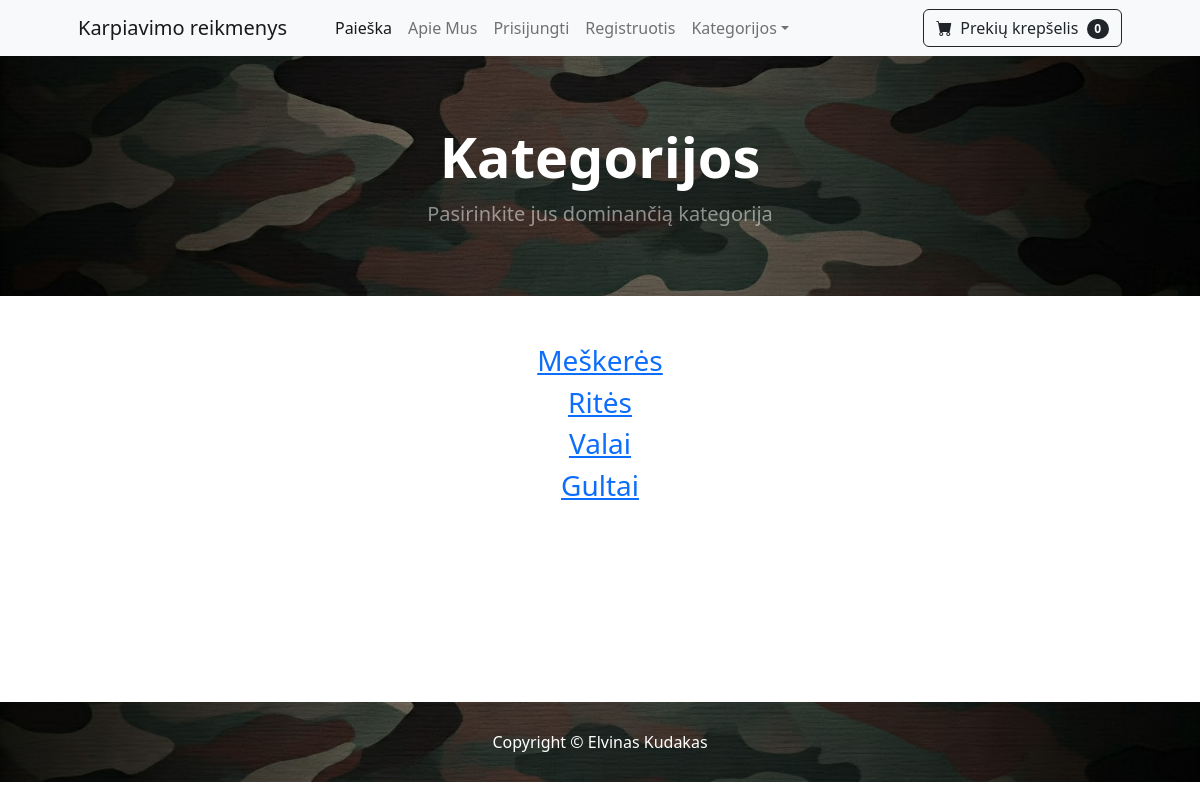
The app's page /category_summary/ with its own data.
### store/models.py (models this page shows)
class Category(models.Model):
    name = models.CharField(max_length=50)
    def __str__(self):
        return self.name
    class Meta:
        verbose_name_plural = 'categories'

### store/views.py (the view)
# urls.py: path('category_summary/', views.category_summary, name='category_summary'),
def category_summary(request):
    categories = Category.objects.all()
    return render(request, 'category_summary.html', {"categories":categories})

### cart/cart.py (called while the page is built)
    def __len__(self):
        return len(self.cart)

### cart/context_processors.py (called while the page is built)
def cart(request):
    return {'cart': Cart(request)}

### store/templates/category_summary.html
{% extends 'base.html' %}
{% block content %}
        <header style="background-image: url('/static/assets/camobackground.jfif'); background-size: cover; background-position: center; height: 30vh; display: flex; justify-content: center; align-items: center;">
            <div class="container px-4 px-lg-5 my-5">
                <div class="text-center text-white">
                    <h1 class="display-4 fw-bolder">Kategorijos</h1>
                    <p class="lead fw-normal text-white-50 mb-0">Pasirinkite jus dominančią kategorija</p>
                </div>
            </div>
        </header>
        <div class="container">
          <div class="row">
            <center>
              <div class="col-8">
                <br/><br/>
                  {% for category in categories %}
                  <h3><a href="{% url 'category' category %}">{{ category }}</a></li></h3>
                  {% endfor %}
<br/><br/><br/><br/><br/><br/><br/><br/>
              </div>
            </center>
          </div>
        </div>
{% endblock %}

### records on screen
Category: name "Meškerės"
Category: name "Ritės"
Category: name "Valai"
Category: name "Gultai"

### other values on screen
{{ cart|length }} "0"
